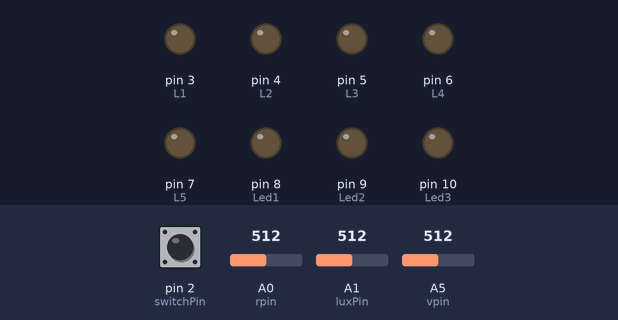
Recording of a sketch running on a simulated Arduino Uno, built with avr-gcc and run on an emulated ATmega328P. Parts: output pins drawn as LEDs (lit = HIGH). Inputs (shaded band) come from the test bench; at power-on: pin 2 (switchPin) HIGH, A5 (vpin) = 512, A0 (rpin) = 512, A1 (luxPin) = 512.

Above: at 1.2 s.
1.3 s: pin 2 (switchPin) pulled LOW for 0.15 s
At 2.3 s:
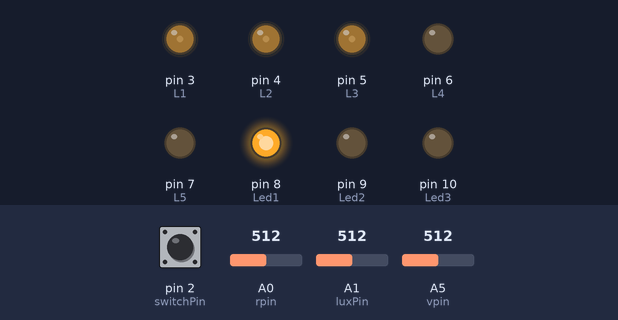
3.0 s: A5 (vpin) set to 599
4.5 s: A5 (vpin) set to 631
At 5.7 s:
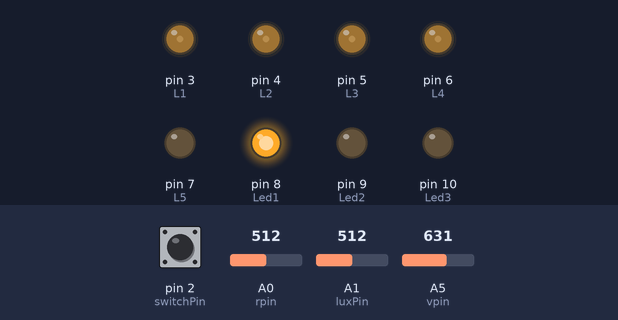
6.0 s: pin 2 (switchPin) pulled LOW for 1 s
At 7.5 s:
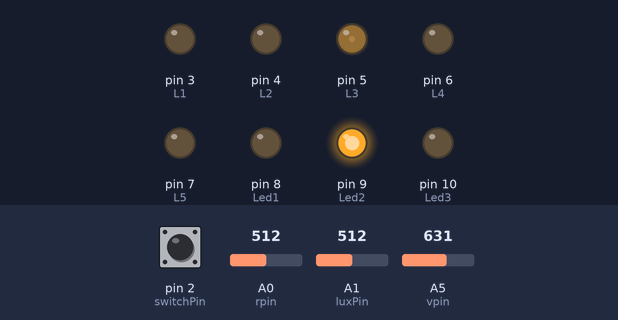
8.5 s: pin 2 (switchPin) pulled LOW for 0.15 s
At 9.1 s:
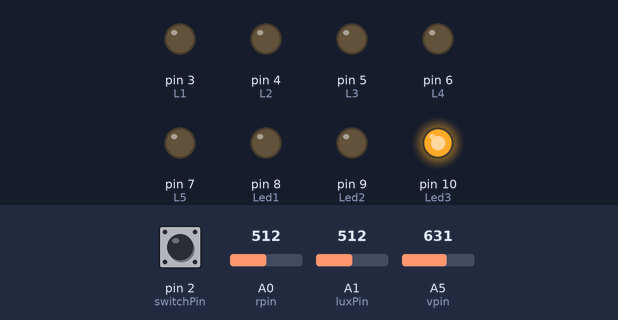
10.1 s: pin 2 (switchPin) pulled LOW for 3.2 s
At 11.5 s:
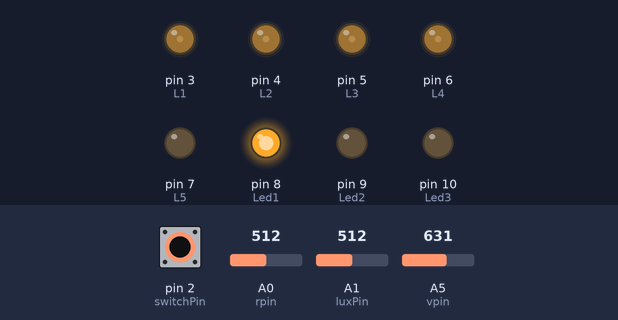
Timing chart, 0 to 14.9 s (numbered marks = the images above; inputs shaded):
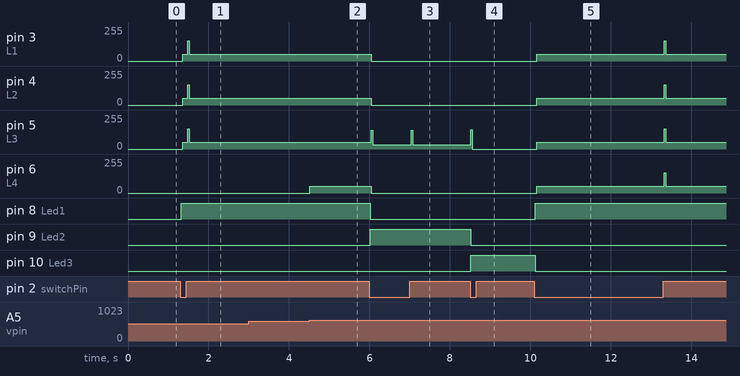

Measured:
- the behaviour switches between 613 and 614 on A5 (vpin) (found by bisection; images 1 and 2)
- after the input at 1.3 s, pin 3 (L1), pin 5 (L3): 0/255 → 50/255 after 0.06 s; pin 4 (L2): 0/255 → 51/255 after 0.06 s, → 50/255 0.12 s later; pin 8 (Led1): LOW → HIGH at once
- after the input at 3.0 s, every drawn part: stays the same
- after the input at 4.5 s, pin 6 (L4): 0/255 → 49/255 at once
- after the input at 6.0 s, pin 3 (L1), pin 4 (L2): 50/255 → 0/255 at once; pin 5 (L3): 50/255 → 32/255 at once; pin 6 (L4): 49/255 → 0/255 at once; pin 8 (Led1): HIGH → LOW at once; pin 9 (Led2): LOW → HIGH at once
- after the input at 8.5 s, pin 5 (L3): 32/255 → 0/255 at once; pin 9 (Led2): HIGH → LOW at once; pin 10 (Led3): LOW → HIGH at once
- after the input at 10.1 s, pin 3 (L1), pin 4 (L2), pin 5 (L3), pin 6 (L4): 0/255 → 49/255 after 0.06 s; pin 8 (Led1): LOW → HIGH at once; pin 10 (Led3): HIGH → LOW at once

The sketch:

HW2_Code.ino
```cpp
/*
   EE2800-01 (Arduino Section)
   Skeleton code to help you get started with Homework #2
*/

// Joshua Blaney
// 9/19/2018
// Design Experience with Devices

//You need to provide all of the global variable declarations here
int prevBut = 0,
  butCnt = -1,
  switchPin = 2,
  vpin = A5,
  rpin = A0,
  luxPin = A1,
  L1 = 3,
  L2 = 4,
  L3 = 5,
  L4 = 6,
  L5 = 7,
  Led1 = 8,
  Led2 = 9,
  Led3 = 10;
float voltage,
  R,
  lux;

void setup() {
  //use pinMode to set up all of the pins as INPUT or OUTPUT here
  pinMode(L1,OUTPUT);
  pinMode(L2,OUTPUT);
  pinMode(L3,OUTPUT);
  pinMode(L4,OUTPUT);
  pinMode(L5,OUTPUT);
  pinMode(Led1, OUTPUT);
  pinMode(Led2, OUTPUT);
  pinMode(Led3, OUTPUT);
  pinMode(vpin, INPUT);
  pinMode(rpin, INPUT);
  pinMode(luxPin, INPUT);
  pinMode(switchPin, INPUT_PULLUP);

  Serial.begin(9600);  //in case you want to output to Serial Monitor
}
void loop() {
  //The following code is provided to count button pushes. Please make sure you understand it!
  int curBut = digitalRead(switchPin);
  if (curBut != prevBut) delay(20); //debounce
  if (prevBut == HIGH && curBut == LOW) butCnt = butCnt + 1;  //count number of button pushes
  prevBut = curBut;

  //You need to check if butCnt is larger than 2: if so set it equal to zero.
  if (butCnt > 2){butCnt = 0;}
  //Here you need to put in the code to turn on/off LED1, LED2, and LED3 depending on butCnt

  if (butCnt == 0){
    digitalWrite(Led1, HIGH);
    digitalWrite(Led2, LOW);
    digitalWrite(Led3, LOW);}
  else if (butCnt == 1){
    digitalWrite(Led1, LOW);
    digitalWrite(Led2, HIGH);
    digitalWrite(Led3, LOW);}
  else if (butCnt == 2){
    digitalWrite(Led1, LOW);
    digitalWrite(Led2, LOW);
    digitalWrite(Led3, HIGH);}

  //Start off with all five LEDs (L1-L5) turned off. Put that code here.

      digitalWrite(L1,LOW);
      digitalWrite(L2,LOW);
      digitalWrite(L3,LOW);
      digitalWrite(L4,LOW);
      digitalWrite(L5,LOW);

  if (butCnt == 0) { // voltmeter
    //here you put the code to implement the voltmeter

    // Calculate the voltage
    voltage = 5.0 * (analogRead(vpin)/1023.0);

    // Turn on the correct lights
    if(voltage < 1){
      digitalWrite(L1,HIGH);
      digitalWrite(L2,LOW);
      digitalWrite(L3,LOW);
      digitalWrite(L4,LOW);
      digitalWrite(L5,LOW);
    }
    else if(voltage < 2){
      digitalWrite(L1,HIGH);
      digitalWrite(L2,HIGH);
      digitalWrite(L3,LOW);
      digitalWrite(L4,LOW);
      digitalWrite(L5,LOW);
    }
    else if(voltage < 3){
      digitalWrite(L1,HIGH);
      digitalWrite(L2,HIGH);
      digitalWrite(L3,HIGH);
      digitalWrite(L4,LOW);
      digitalWrite(L5,LOW);
    }
    else if(voltage < 4){
      digitalWrite(L1,HIGH);
      digitalWrite(L2,HIGH);
      digitalWrite(L3,HIGH);
      digitalWrite(L4,HIGH);
      digitalWrite(L5,LOW);
    }
    else if(voltage <= 5){
      digitalWrite(L1,HIGH);
      digitalWrite(L2,HIGH);
      digitalWrite(L3,HIGH);
      digitalWrite(L4,HIGH);
      digitalWrite(L5,HIGH);
    }
  }

  //check if butCnt==1. Here you put the code to implement the ohmmeter
  if (butCnt == 1){

    // Calculate the Resistance
    R = 1000.0 * (1023.0 - analogRead(A0))/analogRead(A0);

    // Turn on the correct lights
    if ((R > 198) && (R < 242)){
      digitalWrite(L1,HIGH);
      digitalWrite(L2,LOW);
      digitalWrite(L3,LOW);
      digitalWrite(L4,LOW);
      digitalWrite(L5,LOW);
    }
    else if ((R > 297) && (R < 363)){
      digitalWrite(L1,LOW);
      digitalWrite(L2,LOW);
      digitalWrite(L3,LOW);
      digitalWrite(L4,LOW);
      digitalWrite(L5,LOW);
    }
    else if ((R > 900) && (R < 1100)){
      digitalWrite(L1,LOW);
      digitalWrite(L2,LOW);
      digitalWrite(L3,HIGH);
      digitalWrite(L4,LOW);
      digitalWrite(L5,LOW);
    }
    else if ((R > 9000) && (R < 11000)){
      digitalWrite(L1,LOW);
      digitalWrite(L2,LOW);
      digitalWrite(L3,LOW);
      digitalWrite(L4,HIGH);
      digitalWrite(L5,LOW);
    }
    else{
      digitalWrite(L1,LOW);
      digitalWrite(L2,LOW);
      digitalWrite(L3,LOW);
      digitalWrite(L4,LOW);
      digitalWrite(L5,HIGH);
    }

  }
  //check if butCnt==2. Here you put the code to implement the light meter
  if (butCnt == 2){

    // Calculate the LUX
    float rawLight = analogRead(luxPin);
    float Rldr = 10000.0 * (1023.0 - rawLight)/rawLight;
    lux = pow(10.0,6.64 - 1.32 * log10 (Rldr));


    // Turn on the correct lights
    if (lux > 400){
      digitalWrite(L1,HIGH);
      digitalWrite(L2,HIGH);
      digitalWrite(L3,HIGH);
      digitalWrite(L4,HIGH);
      digitalWrite(L5,HIGH);
    }
    else if (lux > 300){
      digitalWrite(L1,HIGH);
      digitalWrite(L2,HIGH);
      digitalWrite(L3,HIGH);
      digitalWrite(L4,HIGH);
      digitalWrite(L5,LOW);
    }
    else if (lux > 200){
      digitalWrite(L1,HIGH);
      digitalWrite(L2,HIGH);
      digitalWrite(L3,HIGH);
      digitalWrite(L4,LOW);
      digitalWrite(L5,LOW);
    }
    else if (lux > 100){
      digitalWrite(L1,HIGH);
      digitalWrite(L2,HIGH);
      digitalWrite(L3,LOW);
      digitalWrite(L4,LOW);
      digitalWrite(L5,LOW);
    }
    else if (lux > 50){
      digitalWrite(L1,HIGH);
      digitalWrite(L2,LOW);
      digitalWrite(L3,LOW);
      digitalWrite(L4,LOW);
      digitalWrite(L5,LOW);
    }
    else{
      digitalWrite(L1,LOW);
      digitalWrite(L2,LOW);
      digitalWrite(L3,LOW);
      digitalWrite(L4,LOW);
      digitalWrite(L5,LOW);
    }
  }
}
```
